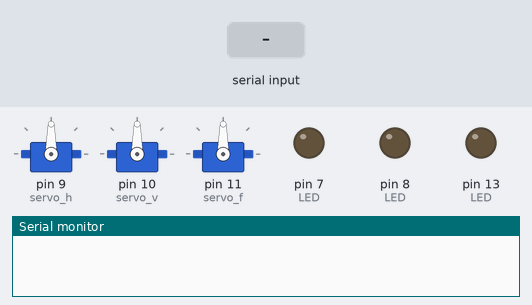
The sketch below on a simulated Arduino Uno, built with avr-gcc and run on an emulated ATmega328P. Shown: 3 × servo, output pins drawn as LEDs (lit = HIGH), the last lines printed to the serial monitor. The test bench sets the inputs (shaded band).

Above: at 1.2 s.
1.3 s: "aabc" received over Serial
At 1.6 s:
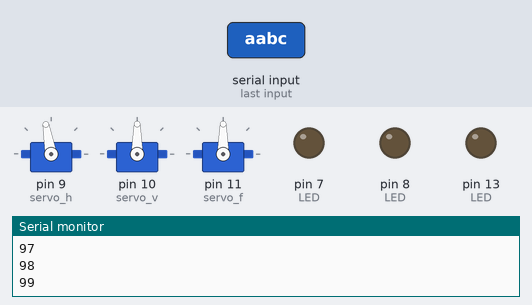
2.8 s: "aabc" received over the second serial link
At 4.0 s:
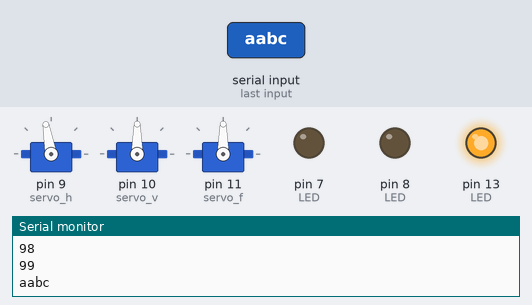
4.3 s: byte 100 (D) received over Serial
At 5.0 s:
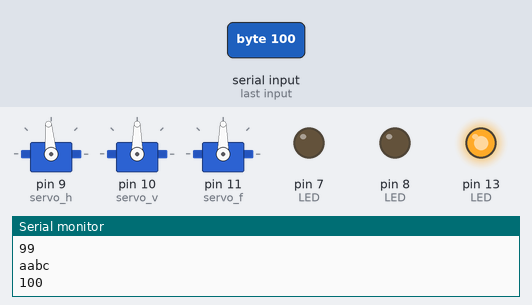
5.8 s: byte 104 (H) received over Serial
At 6.1 s:
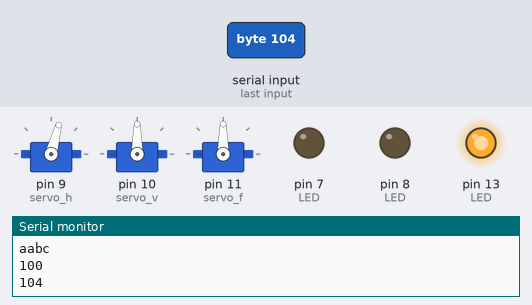
7.3 s: byte 111 (O) received over Serial
At 8.5 s:
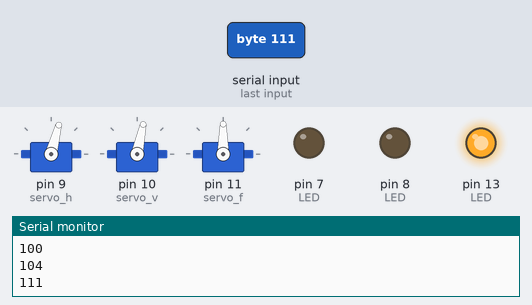
8.8 s: byte 101 (E) received over Serial
At 9.6 s:
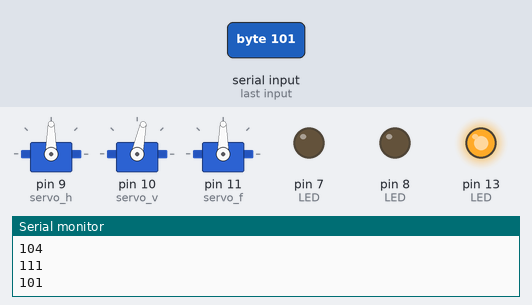
Timing chart, 0 to 11.3 s (numbered marks = the images above; inputs shaded):
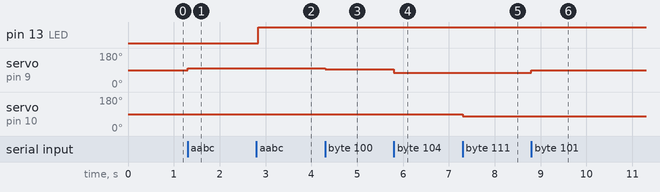

Measured:
- after the input at 1.3 s, servo on pin 9 (servo_h): 90° → 100° at once
- after the input at 2.8 s, pin 13 (LED): LOW → HIGH at once
- after the input at 4.3 s, servo on pin 9 (servo_h): 100° → 95° at once
- after the input at 5.8 s, servo on pin 9 (servo_h): 95° → 75° at once
- after the input at 7.3 s, servo on pin 10 (servo_v): 90° → 78° at once
- after the input at 8.8 s, servo on pin 9 (servo_h): 75° → 90° at once

The sketch:

AI_posenet_BT_serial_tracking.ino
```cpp
#include <SoftwareSerial.h>
#include<Wire.h>
#include<Servo.h>
/*
1 2 3
4 5 6
7 8 9
*/
//SoftwareSerial I2CBT(10,11);//定義PIN10及PIN11分別為RX及TX腳位
//因為 pin 10,11為pwm腳位在此程式裡有使用pwm(Server.h)會造成 RX TX 亂碼,所以改用 pin 2,4
SoftwareSerial I2CBT(2,4);//定義D2及D4分別為RX及TX腳位
int LED = 13;
int LED1 = 7;
int LED2 = 8;

#define SLAVE_ADDR 0x04
#define left '4'
#define right '6'
#define up '2'
#define down '8'
#define FIRE '5'

#define A 'a'
#define B 'b'
#define C 'c'
#define D 'd'
#define E 'e'
#define F 'f'
#define G 'g'
#define H 'h'
#define I 'i'

#define J 'j'
#define K 'k'
#define L 'l'
#define M 'm'
#define N 'n'
#define O 'o'
#define P 'p'
#define Q 'q'
#define R 'r'


String readwords;


Servo servo_h;
Servo servo_v;
Servo servo_f;

static int pos_h=90;
static int pos_v=90;
static int pos_f=90;


void setup()
{
	Serial.begin(9600);           // start serial for output
        I2CBT.begin(9600);      //bluetooth baud rate
        pinMode(LED, OUTPUT);
        pinMode(7, OUTPUT);  //設定 pin7 為輸出，LED1就接在這（開門）
        pinMode(8, OUTPUT);  //設定 pin8 為輸出，LED2就接在這（關門）
	servo_h.attach(9);			//horizen at 9
	servo_v.attach(10);			//vertical at 10
        servo_f.attach(11);
	servo_h.write(pos_h);
        servo_v.write(pos_v);
        servo_f.write(pos_f);

}
void(* resetFunc) (void) = 0;//declare reset function at address 0
void loop()
{

        while(Serial.available())  receiveEvent();
        while(I2CBT.available()) bluetooth();
        BT_readwords();


}

void receiveEvent()
{
	int x = Serial.read();    // receive byte as an integer
	Serial.println(x);         // print the integer

        if(x==A) pos_h =110;
        if(x==B) pos_h =105;
        if(x==C) pos_h =100;
        if(x==D) pos_h =95;
        if(x==E) pos_h =90;
        if(x==F) pos_h =85;
        if(x==G) pos_h =80;
        if(x==H) pos_h =75;
        if(x==I) pos_h =70;

        if(x==R) pos_v =90;
        if(x==Q) pos_v =86;
        if(x==P) pos_v =82;
        if(x==O) pos_v =78;
        if(x==N) pos_v =74;
        if(x==M) pos_v =70;
        if(x==L) pos_v =66;
        if(x==K) pos_v =62;
        if(x==J) pos_v =58;
        //must used 2nd arduino board to control FIRE, or pos_h and pos_v will delay
        if(x==FIRE) fire();

// /* face tracking and keyboard command
        if(x==up && pos_v<=175) pos_v --;
	if(x==down && pos_v>=5) pos_v ++;
	if(x==left && pos_h>=5) pos_h ++;
	if(x==right && pos_h<=175) pos_h --;
//*/


 //       pos_h=x;
	servo_h.write(pos_h);
	servo_v.write(pos_v);

}

void bluetooth()
{
  delay(10); //Delay added to make thing stable
  char c = I2CBT.read(); //Conduct a serial read
  readwords += c; //build the string- "passward", "d", "e" and "f"

}

void BT_readwords()
{
   if (readwords.length() > 0) {
           Serial.println(readwords);
           if (readwords == "aabc") {

                         digitalWrite(LED, HIGH);
                         delay(300);
                  }
           else if (readwords == "bbac")
                  {        //    passwd:"bbac"

                         digitalWrite(LED, LOW);   //熄滅LED
                         delay(300);
                  }
           if(readwords=="A") pos_h =110;
           if(readwords=="B") pos_h =105;
           if(readwords=="C") pos_h =100;
           if(readwords=="D") pos_h =95;
           if(readwords=="E") pos_h =90;
           if(readwords=="F") pos_h =85;
           if(readwords=="G") pos_h =80;
           if(readwords=="H") pos_h =75;
           if(readwords=="I") pos_h =70;

           if(readwords=="R") pos_v =90;
           if(readwords=="Q") pos_v =86;
           if(readwords=="P") pos_v =82;
           if(readwords=="O") pos_v =78;
           if(readwords=="N") pos_v =74;
           if(readwords=="M") pos_v =70;
           if(readwords=="L") pos_v =66;
           if(readwords=="K") pos_v =62;
           if(readwords=="J") pos_v =58;
           //must used 2nd arduino board to control FIRE, or pos_h and pos_v will delay
           if(readwords=="FIRE") fire();

// /* objects tracking and keyboard command
           if(readwords=="2" && pos_v<=175) pos_v --;
           if(readwords=="8" && pos_v>=5) pos_v ++;
           if(readwords=="4" && pos_h>=5) pos_h ++;
           if(readwords=="6" && pos_h<=175) pos_h --;
//*/


 //        pos_h=readwords;
           servo_h.write(pos_h);
           servo_v.write(pos_v);

           readwords="";
           }
}
//*
void fire()
{
  for(pos_f = 30; pos_f < 120; pos_f += 1)  // goes from 0 degrees to 180 degrees
  {                                  // in steps of 1 degree
    servo_f.write(pos_f);              // tell servo to go to position in variable 'pos'
    delay(2);                       // waits 15ms for the servo to reach the position
  }
  for(pos_f = 120; pos_f>=31; pos_f-=1)     // goes from 180 degrees to 0 degrees
  {
    servo_f.write(pos_f);              // tell servo to go to position in variable 'pos'
    delay(2);                       // waits 15ms for the servo to reach the position
  }

}
//*/
```
